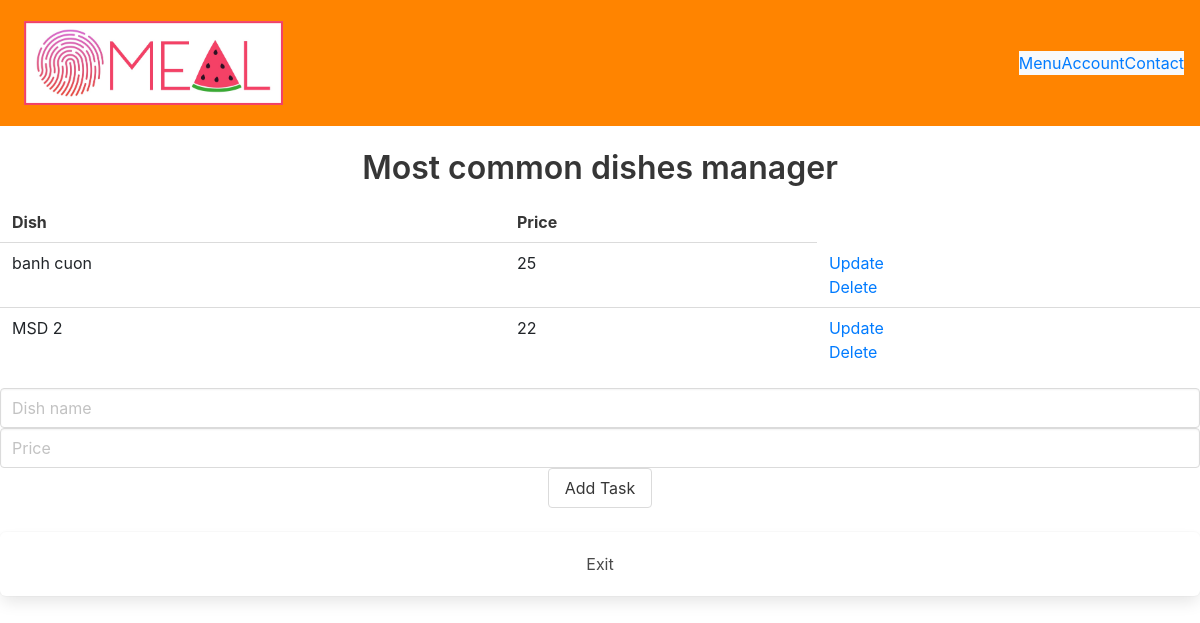
Before: /most_common_dishes_manager with the older database file.
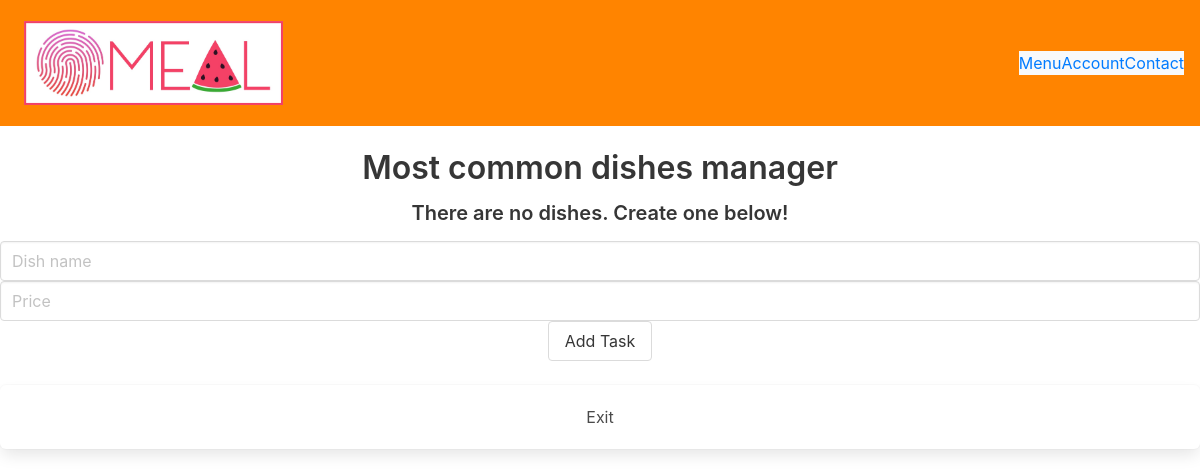
After: the same page with the newer database file.
### main.py (models this page shows, shortened)
class MostCommonDishes(db.Model):
    id = db.Column(db.Integer, primary_key=True)
    name = db.Column(db.String(200), nullable=False)
    price = db.Column(db.Integer)

### main.py (the view)
@main.route('/most_common_dishes_manager', methods=['POST', 'GET'])
def most_common_dishes_manager():
    if request.method == 'POST':
        input_name = request.form['name']
        input_price = request.form['price']
        new_dish = MostCommonDishes(name=input_name, price=input_price)
        try:
            db.session.add(new_dish)
            db.session.commit()
            return redirect('/most_common_dishes_manager')
        except:
            return 'There was an issue adding your dish'
    else:
        dishes = MostCommonDishes.query.order_by(MostCommonDishes.id).all()
        return render_template('menu_manager/most_common_dishes_manager.html', dishes=dishes)

### templates/menu_manager/most_common_dishes_manager.html (shortened to what this page needs)
{% extends 'base.html' %}
{% block body %}
<div class="content">
    <h1 class = "has-text-centered">Most common dishes manager</h1>
    {% if dishes|length < 1 %}
    <h4 class = "has-text-centered">There are no dishes. Create one below!</h4>
    {% else %}
    <table>
        <tr>
            <th>Dish</th>
            <th>Price</th>
        </tr>
        {% for dish in dishes %}
            <tr>
                <td>{{ dish.name }}</td>
                <td>{{ dish.price }}</td>
                <td>
                    <a href="/most_common_dishes_update/{{dish.id}}">Update</a>
                    <br>
                    <a href="/most_common_dishes_delete/{{dish.id}}">Delete</a>
                </td>
            </tr>
        {% endfor %}
    </table>
    {% endif %}
    <div class="form has-text-centered ">
        <form action="/most_common_dishes_manager" method="POST">
            <input class = "input" type="text" name="name" id="name" placeholder = "Dish name">
            <input class = "input" type="number" name="price" id="price" placeholder = "Price">
            <input class = "button" type="submit" value="Add Task">
        </form>
    </div>
    <br>
    <a href="{{ url_for('manager') }}" class="has-text-centered box">Exit</a>
</div>
{% endblock %}

Changed rows visible on the page:
removed MostCommonDishes: name "banh cuon", price "25"
removed MostCommonDishes: name "MSD 2", price "22"
Other visible differences:
text no longer shown: "Dish Price"
text now shown: "There are no dishes. Create one below!"
